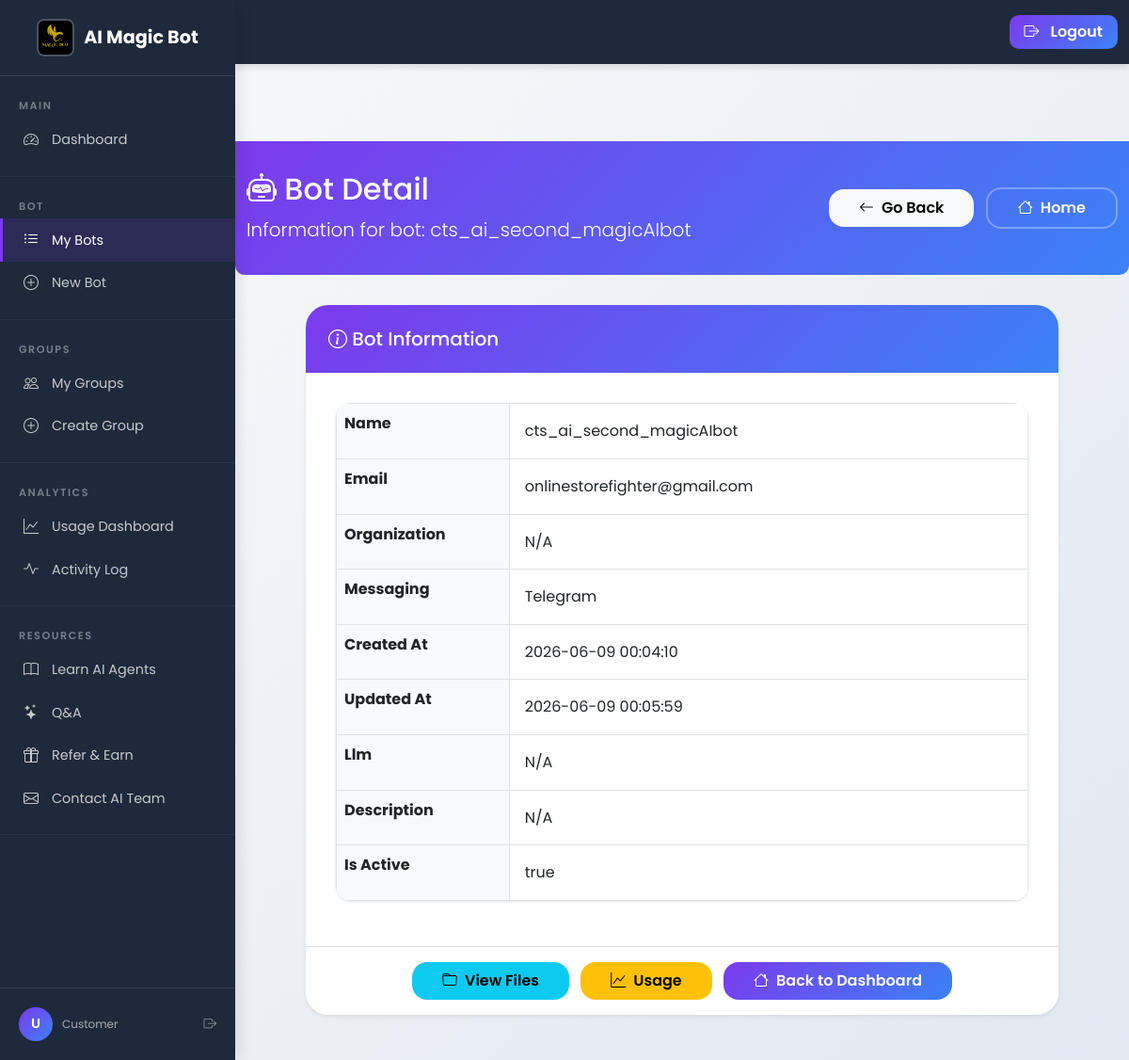
/groups/2/bots/2 (signed in), run on the app's committed database.
### tables this page shows
CREATE TABLE bots (
            id INTEGER PRIMARY KEY AUTOINCREMENT,
            user_id INTEGER NOT NULL,
            name TEXT NOT NULL,
            email TEXT,
            organization TEXT,
            messaging TEXT,
            token TEXT NOT NULL,
            created_at TIMESTAMP DEFAULT CURRENT_TIMESTAMP,
            updated_at TIMESTAMP DEFAULT CURRENT_TIMESTAMP,
            llm TEXT,
            description TEXT,
            is_active BOOLEAN DEFAULT TRUE,
            online INTEGER DEFAULT 0,
            last_used TIMESTAMP,
            usage_count INTEGER DEFAULT 0,
            config TEXT,
            webhook_url TEXT,
            api_key TEXT,
            tags TEXT,
            file_folder TEXT
            , status TEXT DEFAULT 'active', FOREIGN KEY (user_id) REFERENCES users (id) ON DELETE CASCADE
        );

### group_collaboration_ui_part2.py (the view)
    @app.route("/groups/<int:group_id>/bots/<int:bot_id>")
    @group_required
    def group_bot_detail(group_id, bot_id):
        conn = get_db_connection()
        group = conn.execute("SELECT * FROM groups WHERE id = ?", (group_id,)).fetchone()
        shared_bot = conn.execute("""
            SELECT b.*, sb.permissions, sb.shared_at, sb.shared_by,
                   u.username as shared_by_name
            FROM shared_bots sb
            JOIN bots b ON sb.bot_id = b.id
            JOIN users u ON sb.shared_by = u.id
            WHERE sb.group_id = ? AND sb.bot_id = ? AND sb.is_active = TRUE
        """, (group_id, bot_id)).fetchone()
        if not shared_bot:
            conn.close()
            flash("Bot not found in this group or access denied.", "error")
            return redirect(url_for("group_bots", group_id=group_id))
        bot_dict = dict(shared_bot)
        if bot_dict.get('permissions'):
            try:
                bot_dict['permissions_parsed'] = json.loads(bot_dict['permissions'])
            except:
                bot_dict['permissions_parsed'] = {}
        else:
            bot_dict['permissions_parsed'] = {}
        conn.close()
        return render_template("bot_detail.html",
                             bot=bot_dict,
                             group=group,
                             session_username=session.get("username"),
                             role=session.get("role", "customer"))

### app_complete_with_groups.py (called while the page is built)
@app.context_processor
def inject_random_background():
    import random
    background_images = [
        '/static/AI_IMG1.jpeg',
        '/static/AI_IMG_2.jpeg',
        '/static/AI_IMG_3.jpeg',
        '/static/AI_IMG_4.jpeg'
    ]
    random_bg = random.choice(background_images)
    return {
        'random_background': random_bg,
        'all_backgrounds': background_images,
        'is_admin': session.get('role') == 'admin'
    }

@app.after_request
def _log_access(response):
    if hasattr(request, "method") and hasattr(request, "path"):
        _access_logger.info(
            '%s %s %s %s',
            request.remote_addr or "-",
            request.method,
            request.full_path if hasattr(request, "full_path") else request.path,
            response.status_code,
        )
    return response

    def __call__(self, environ, start_response):
        environ['wsgi.url_scheme'] = 'https'
        return super().__call__(environ, start_response)

### db.py (called while the page is built)
def _sqlite_conn():
    import sqlite3
    db_path = Path(__file__).parent / "users.db"
    conn = sqlite3.connect(str(db_path), timeout=10)
    conn.row_factory = sqlite3.Row
    conn.execute("PRAGMA journal_mode=WAL")
    conn.execute("PRAGMA busy_timeout = 5000")
    conn.execute("PRAGMA synchronous = NORMAL")
    conn.execute("PRAGMA foreign_keys = ON")
    return conn

def get_conn():
    if USE_PG:
        return _pg_conn()
    return _sqlite_conn()

def is_postgres():
    return USE_PG

### group_collaboration_ui_part2.py (called while the page is built)
def get_db_connection():
    return get_conn()

def check_group_permission(user_id, group_id, required_role='member'):
    conn = get_db_connection()
    member = conn.execute("""
        SELECT role FROM group_members
        WHERE user_id = ? AND group_id = ? AND status = 'active'
    """, (user_id, group_id)).fetchone()
    conn.close()
    if not member:
        return False
    role_hierarchy = {'owner': 4, 'admin': 3, 'member': 2, 'viewer': 1}
    user_role_level = role_hierarchy.get(member['role'], 0)
    required_role_level = role_hierarchy.get(required_role, 0)
    return user_role_level >= required_role_level

### templates/bot_detail.html (shortened to what this page needs)
<!DOCTYPE html>
<html lang="en">
<head>
    <link href="https://cdn.jsdelivr.net/npm/bootstrap@5.1.3/dist/css/bootstrap.min.css" rel="stylesheet">
    <link rel="stylesheet" href="{{ url_for('static', filename='css/shared.css') }}">
    <link rel="stylesheet" href="https://cdn.jsdelivr.net/npm/bootstrap-icons@1.8.1/font/bootstrap-icons.css">
</head>
<body class="sidebar-layout">
    {% with active_page='my_bots' %}
    {% include '_sidebar.html' %}
    {% endwith %}
    <div class="sidebar-content">
    <div class="page-header">
        <div class="container">
            <div class="d-flex justify-content-between align-items-center">
                <div>
                    <h2><i class="bi bi-robot"></i> Bot Detail</h2>
                    <p class="lead mb-0">Information for bot: {{ bot.name }}</p>
                </div>
                <div>
                    <a href="javascript:history.back()" class="btn btn-light me-2"><i class="bi bi-arrow-left"></i> Go Back</a>
                    <a href="/" class="btn btn-outline-light"><i class="bi bi-house"></i> Home</a>
                </div>
            </div>
        </div>
    </div>
    <div class="container mb-5">
        <div class="card shadow-sm max-w-lg mx-auto" style="max-width: 800px;">
            <div class="card-header bg-light">
                <h5 class="mb-0"><i class="bi bi-info-circle"></i> Bot Information</h5>
            </div>
            <div class="card-body">
                <table class="table table-bordered">
                    <tbody>
                        {% set all_fields = ['name','email','organization','messaging','created_at','updated_at','llm','description','is_active','id','file_folder','webhook_url','api_key','config','tags','user_id'] %}
                        {% macro label(key) %}{{ key.replace('_',' ').title() }}{% endmacro %}
                        {% if role == 'admin' %}
                            {% for key in all_fields %}
                            <tr>
                                <th class="w-25 bg-light">{{ label(key) }}</th>
                                <td>
                                    {% if key == 'is_active' %}
                                        {% if bot.get(key) == 1 or bot.get(key) == '1' or bot.get(key) == True %}true{% else %}false{% endif %}
                                    {% else %}
                                        {{ bot.get(key) or 'N/A' }}
                                    {% endif %}
                                </td>
                            </tr>
                            {% endfor %}
                        {% else %}
                            {% set visible = ['name','email','organization','messaging','created_at','updated_at','llm','description','is_active'] %}
                            {% for key in visible %}
                            <tr>
                                <th class="w-25 bg-light">{{ label(key) }}</th>
                                <td>
                                    {% if key == 'is_active' %}
                                        {% if bot.get(key) == 1 or bot.get(key) == '1' or bot.get(key) == True %}true{% else %}false{% endif %}
                                    {% else %}
                                        {{ bot.get(key) or 'N/A' }}
                                    {% endif %}
                                </td>
                            </tr>
                            {% endfor %}
                        {% endif %}
                    </tbody>
                </table>
            </div>
            <div class="card-footer bg-white text-center py-3">
                <a href="{{ url_for('bot_files', bot_id=bot.id) }}" class="btn btn-info me-2"><i class="bi bi-folder"></i> View Files</a>
                <a href="{{ url_for('bot_usage', bot_id=bot.id) }}" class="btn btn-warning me-2"><i class="bi bi-graph-up"></i> Usage</a>
                <a href="/" class="btn btn-primary"><i class="bi bi-house"></i> Back to Dashboard</a>
            </div>
        </div>
    </div>
    </div>
</body>
</html>

### static/css/shared.css (style rules this page uses)
:root { --primary-color: #7c3aed; --secondary-color: #3b82f6; --accent-color: #f59e0b; --success-color: #10b981; --danger-color: #ef4444; --warning-color: #f59e0b; --info-color: #3b82f6; --dark-color: #1e293b; --light-color: #f8fafc; --gray-100: #f1f5f9; --gray-200: #e2e8f0; --gray-300: #cbd5e1; --gray-400: #94a3b8; --gray-500: #64748b; --gray-600: #475569; --gray-700: #334155; --gray-800: #1e293b; --gray-900: #0f172a; --body-bg: linear-gradient(135deg, #f8fafc 0%, #e2e8f0 100%); --card-bg: white; --text-color: var(--dark-color); --text-light: var(--gray-600); --text-muted: var(--gray-500); --border-color: var(--gray-300); --spacing-xs: 0.25rem; --spacing-sm: 0.5rem; --spacing-md: 1rem; --spacing-lg: 1.5rem; --spacing-xl: 2rem; --spacing-2xl: 3rem; --spacing-3xl: 4rem; --radius-sm: 0.25rem; --radius-md: 0.5rem; --radius-lg: 1rem; --radius-xl: 1.5rem; --radius-2xl: 2rem; --shadow-sm: 0 1px 3px rgba(0, 0, 0, 0.12); --shadow-md: 0 4px 6px rgba(0, 0, 0, 0.1); --shadow-lg: 0 10px 25px rgba(0, 0, 0, 0.15); --shadow-xl: 0 20px 40px rgba(0, 0, 0, 0.2); --shadow-2xl: 0 25px 50px rgba(0, 0, 0, 0.25); --transition-fast: 0.15s ease; --transition-normal: 0.3s ease; --transition-slow: 0.5s ease; --transition-bounce: cubic-bezier(0.175, 0.885, 0.32, 1.275); }
* { font-family: 'Poppins', -apple-system, BlinkMacSystemFont, 'Segoe UI', Roboto, 'Helvetica Neue', Arial, sans-serif; box-sizing: border-box; }
body { background: var(--body-bg); color: var(--text-color); line-height: 1.6; min-height: 100vh; overflow-x: hidden; }
a { color: var(--primary-color); text-decoration: none; transition: color var(--transition-fast); }
.btn { border-radius: var(--radius-lg); font-weight: 600; padding: var(--spacing-sm) var(--spacing-xl); transition: all var(--transition-normal); border: none; display: inline-flex; align-items: center; justify-content: center; gap: var(--spacing-sm); }
.btn-primary { background: linear-gradient(135deg, var(--primary-color), var(--secondary-color)); border: none; color: white; }
.btn-outline-light { border: 2px solid rgba(255, 255, 255, 0.3); color: white; background: transparent; }
.card { border: none; border-radius: var(--radius-xl); box-shadow: var(--shadow-md); transition: all var(--transition-normal); background: var(--card-bg); overflow: hidden; }
.card-header { background: linear-gradient(135deg, var(--primary-color), var(--secondary-color)); color: white; border: none; padding: var(--spacing-lg); font-weight: 600; }
.card-body { padding: var(--spacing-xl); }
.table { border-radius: var(--radius-lg); overflow: hidden; box-shadow: var(--shadow-sm); }
.table tbody tr { transition: background-color var(--transition-fast); }
.table td { padding: var(--spacing-md); vertical-align: middle; border-color: var(--gray-200); }
.page-header { background: linear-gradient(135deg, var(--primary-color) 0%, var(--secondary-color) 100%); color: white; padding: 2rem 0; margin-bottom: 2rem; border-radius: 0 0 10px 10px; }
body.sidebar-layout { padding-left: 250px; transition: padding-left var(--transition-normal); min-height: 100vh; }
.sidebar-content { padding-top: 20px; }
.sidebar-content { margin-left: 0; padding-top: 70px; min-height: 100vh; }
.sidebar-content .page-header { margin-top: 0; }

### data on the page
bots: name "cts_ai_second_magicAIbot", name "cts_ai_second_magicAIbot" "onlinestorefighter@gmail.com" "Telegram" "2026-06-09 00:04:10" "2026-06-09 00:05:59"

### other printed values
{{ username[:1].upper() if username else 'U' }} "U"
{{ role|title if role else 'User' }} "Customer"
{{ key.replace('_',' ').title() }} "Name" "Email" "Organization" "Messaging" "Created At" "Updated At" "Llm" "Description" "Is Active"
{{ bot.get(key) or 'N/A' }} "N/A" "N/A" "N/A"
